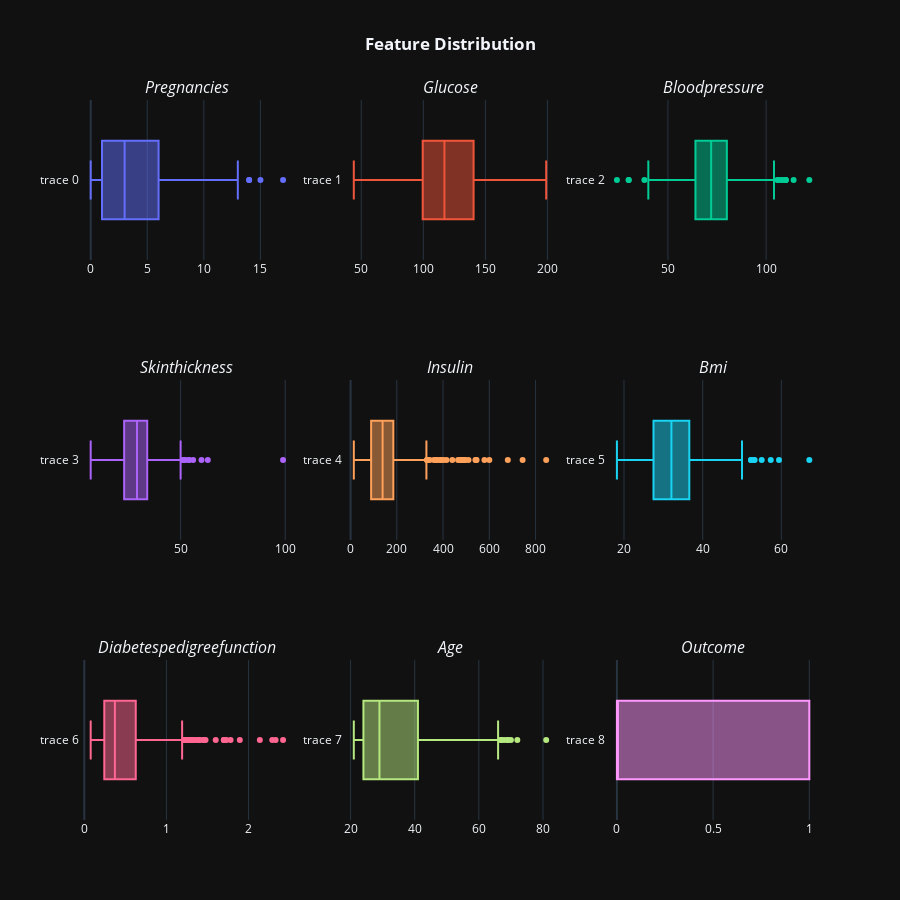

The cell this chart's notebook holds for it:
### Code cell
def outliers(feature_list, dataset) :
    
    l = len(feature_list)
    row = 3
    col = l//row
    fig = make_subplots(rows = row,
                        cols = col,
                        subplot_titles=[f'<i>{i.title()}' for i in feature_list])
    for i in range(l):
        fig.add_trace(go.Box(x = dataset[feature_list[i]]),
                    col = i % col + 1,
                    row = i // row +1)

    fig.update_layout(height = 900,
                    width = 900,
                    title_text = '<b>Feature Distribution')

    fig.update_layout(template = 'plotly_dark',
                    title_x = 0.5)
    fig.update_layout(showlegend=False)

    fig.show()
    
outliers(df.columns, df )

### Figure 1 — Plotly figure (JSON) as saved in the notebook; plotly's stock layout.template omitted (floating-point values rounded to 4 significant figures; data arrays with more than 128 entries replaced by an {"elided": "..."} marker saying what was removed)
{"data": [{"type": "box", "x": {"elided": "768 int values"}, "xaxis": "x", "yaxis": "y"}, {"type": "box", "x": {"elided": "768 float values"}, "xaxis": "x2", "yaxis": "y2"}, {"type": "box", "x": {"elided": "768 float values"}, "xaxis": "x3", "yaxis": "y3"}, {"type": "box", "x": {"elided": "768 float values"}, "xaxis": "x4", "yaxis": "y4"}, {"type": "box", "x": {"elided": "768 float values"}, "xaxis": "x5", "yaxis": "y5"}, {"type": "box", "x": {"elided": "768 float values"}, "xaxis": "x6", "yaxis": "y6"}, {"type": "box", "x": {"elided": "768 float values"}, "xaxis": "x7", "yaxis": "y7"}, {"type": "box", "x": {"elided": "768 int values"}, "xaxis": "x8", "yaxis": "y8"}, {"type": "box", "x": {"elided": "768 int values"}, "xaxis": "x9", "yaxis": "y9"}], "layout": {"annotations": [{"font": {"size": 16}, "showarrow": false, "text": "<i>Pregnancies", "x": 0.1444, "xanchor": "center", "xref": "paper", "y": 1, "yanchor": "bottom", "yref": "paper"}, {"font": {"size": 16}, "showarrow": false, "text": "<i>Glucose", "x": 0.5, "xanchor": "center", "xref": "paper", "y": 1, "yanchor": "bottom", "yref": "paper"}, {"font": {"size": 16}, "showarrow": false, "text": "<i>Bloodpressure", "x": 0.8556, "xanchor": "center", "xref": "paper", "y": 1, "yanchor": "bottom", "yref": "paper"}, {"font": {"size": 16}, "showarrow": false, "text": "<i>Skinthickness", "x": 0.1444, "xanchor": "center", "xref": "paper", "y": 0.6111, "yanchor": "bottom", "yref": "paper"}, {"font": {"size": 16}, "showarrow": false, "text": "<i>Insulin", "x": 0.5, "xanchor": "center", "xref": "paper", "y": 0.6111, "yanchor": "bottom", "yref": "paper"}, {"font": {"size": 16}, "showarrow": false, "text": "<i>Bmi", "x": 0.8556, "xanchor": "center", "xref": "paper", "y": 0.6111, "yanchor": "bottom", "yref": "paper"}, {"font": {"size": 16}, "showarrow": false, "text": "<i>Diabetespedigreefunction", "x": 0.1444, "xanchor": "center", "xref": "paper", "y": 0.2222, "yanchor": "bottom", "yref": "paper"}, {"font": {"size": 16}, "showarrow": false, "text": "<i>Age", "x": 0.5, "xanchor": "center", "xref": "paper", "y": 0.2222, "yanchor": "bottom", "yref": "paper"}, {"font": {"size": 16}, "showarrow": false, "text": "<i>Outcome", "x": 0.8556, "xanchor": "center", "xref": "paper", "y": 0.2222, "yanchor": "bottom", "yref": "paper"}], "height": 900, "showlegend": false, "title": {"text": "<b>Feature Distribution", "x": 0.5}, "width": 900, "xaxis": {"anchor": "y", "domain": [0, 0.2889]}, "xaxis2": {"anchor": "y2", "domain": [0.3556, 0.6444]}, "xaxis3": {"anchor": "y3", "domain": [0.7111, 1]}, "xaxis4": {"anchor": "y4", "domain": [0, 0.2889]}, "xaxis5": {"anchor": "y5", "domain": [0.3556, 0.6444]}, "xaxis6": {"anchor": "y6", "domain": [0.7111, 1]}, "xaxis7": {"anchor": "y7", "domain": [0, 0.2889]}, "xaxis8": {"anchor": "y8", "domain": [0.3556, 0.6444]}, "xaxis9": {"anchor": "y9", "domain": [0.7111, 1]}, "yaxis": {"anchor": "x", "domain": [0.7778, 1]}, "yaxis2": {"anchor": "x2", "domain": [0.7778, 1]}, "yaxis3": {"anchor": "x3", "domain": [0.7778, 1]}, "yaxis4": {"anchor": "x4", "domain": [0.3889, 0.6111]}, "yaxis5": {"anchor": "x5", "domain": [0.3889, 0.6111]}, "yaxis6": {"anchor": "x6", "domain": [0.3889, 0.6111]}, "yaxis7": {"anchor": "x7", "domain": [0, 0.2222]}, "yaxis8": {"anchor": "x8", "domain": [0, 0.2222]}, "yaxis9": {"anchor": "x9", "domain": [0, 0.2222]}}}
